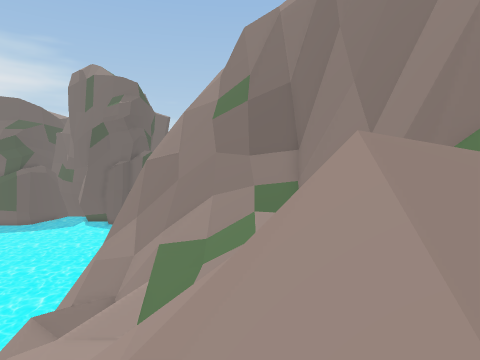
View 1 (above)

14 first-person views from a walk through a 3-D level made in the Unity game engine. The camera is 1.3 m above the floor, tilts 4° down and sees 75° across. The floor is counted in squares, 2 m on a side. Each view is taken from the middle of a square. On the plan, view 1 faces up. The plan holds only what a view shows up to about 10 squares ahead; the rest is blank. The place goes on beyond the plan. Some animated figures are left out.

View 2
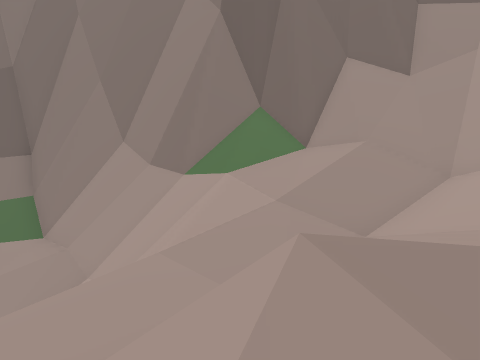

View 3
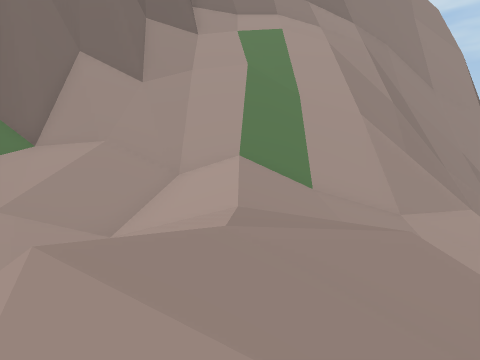

View 4
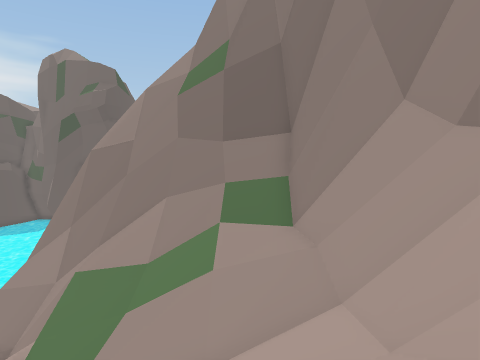

View 5
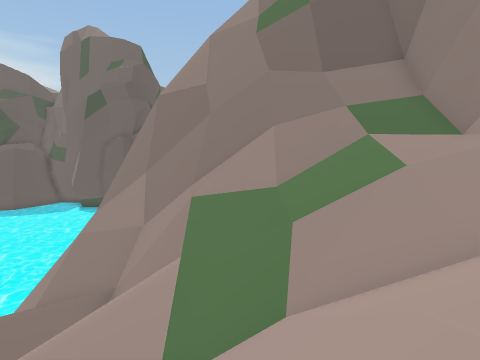

View 6
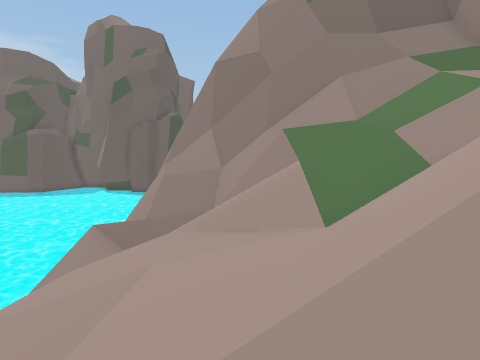

View 7
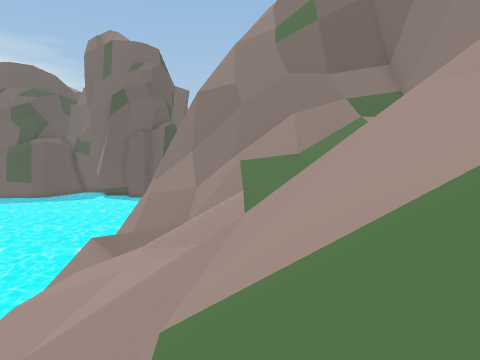

View 8
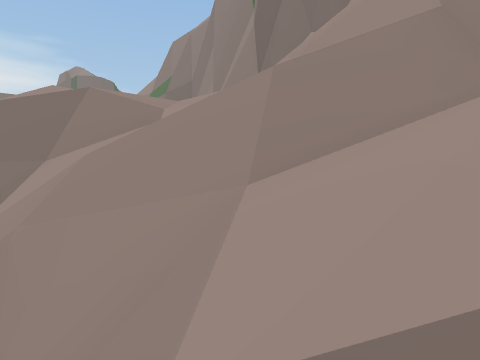

View 9
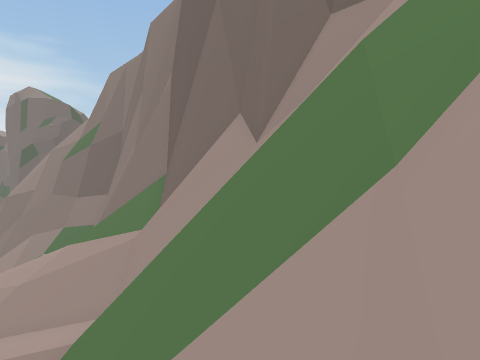

View 10
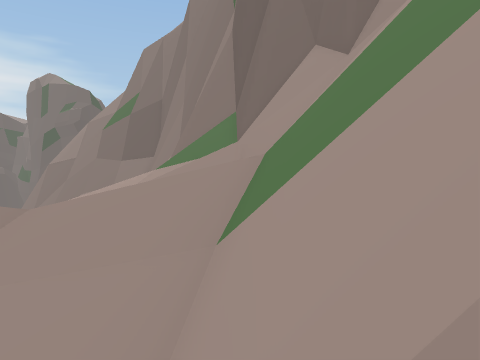

View 11
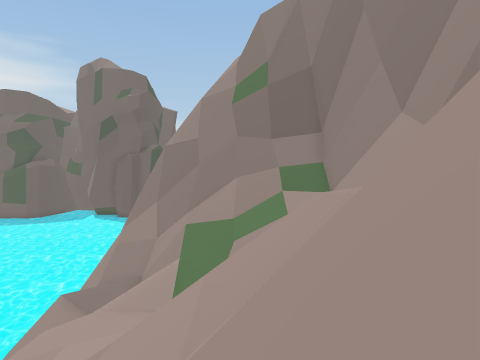

View 12
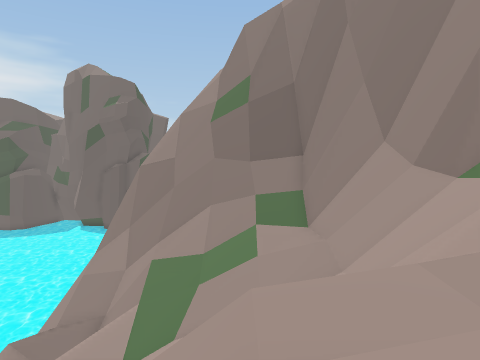

View 13
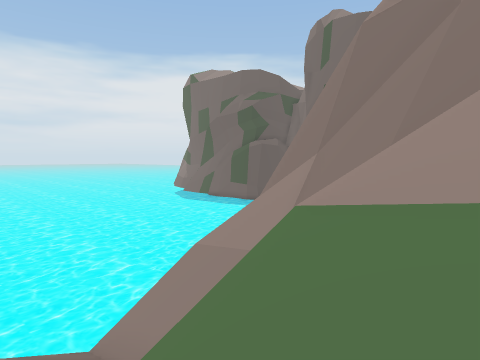

View 14
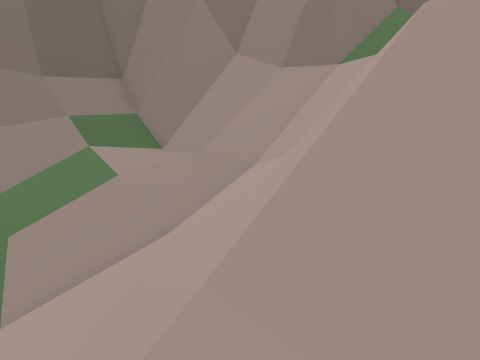

### Floor plan
Key: @ floor where view 1 was taken; # wall or solid block; . main floor; : floor 0.25 m higher than the main floor; + floor 0.75 m higher than the main floor; * floor 1.25 m higher than the main floor; % floor 1.5 m higher than the main floor; - floor 4.75 m lower than the main floor; _ floor 5.75 m lower than the main floor; < floor 6.5 m lower than the main floor; ( floor 7.25 m lower than the main floor; ! floor 7.75 m lower than the main floor; ? floor 8 m lower than the main floor; / step, stairs or slope; = window, fence, low wall or low ledge; ≈ liquid the walk keeps out of; ^ raised ledge; v drop or lower ground.
Columns run from 9 left of view 1 to 10 right of it. Each row starts with its distance up from view 1.
 16    ##
 15 ≈  v##  ####
 14 ≈ #_-####=/##
 13 ≈ v#<v//////#
 12 ≈ v=?vv/////#
 11 ≈ v##vv/////#
 10 ≈vv=#vv/////#
  9 ≈v//#v//////###
  8   /==!//////#=###
  7    //(//////////#
  6    //(///=//////#
  5    /////==//////##
  4     //////..:+//#=
  3      v////...:///#
  2       / ==  /////#=
  1         ///%%%///###
  0         /@*%////=#^#
 -1          v/v#//////#
 -2           v=///////#
 -3            // ///=##
 -4             //////##
 -5             //////##
 -6              vv////
 -7               v//
 -8                /

Positions as (right, up) in squares from view 1, and headings:
1: (0, 0), facing up
2: (0, 1), facing up-right
3: (0, 1), facing right
4: (1, 4), facing up
5: (-2, 5), facing up
6: (-4, 4), facing up
7: (-3, 2), facing up
8: (6, -8), facing up
9: (9, -2), facing up
10: (7, -3), facing up
11: (-1, 0), facing up
12: (0, 1), facing up
13: (-2, 10), facing up-left
14: (-2, 4), facing up-right
